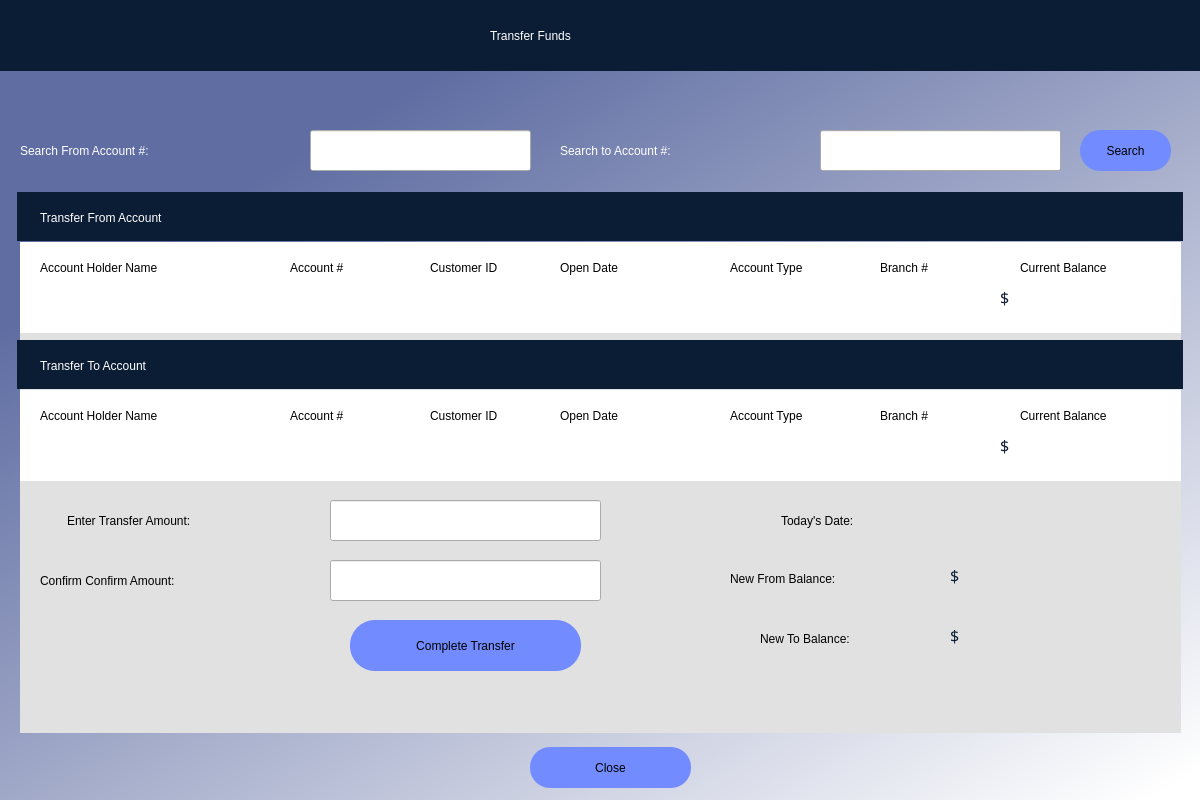
<?xml version="1.0" encoding="UTF-8"?>
<ui version="4.0">
 <class>Dialog</class>
 <widget class="QDialog" name="Dialog">
  <property name="geometry">
   <rect>
    <x>0</x>
    <y>0</y>
    <width>1200</width>
    <height>800</height>
   </rect>
  </property>
  <property name="windowTitle">
   <string>Rattler Bank Database</string>
  </property>
  <property name="windowIcon">
   <iconset>
    <normaloff>RB snake.png</normaloff>RB snake.png</iconset>
  </property>
  <property name="sizeGripEnabled">
   <bool>false</bool>
  </property>
  <widget class="QWidget" name="bgwidget" native="true">
   <property name="geometry">
    <rect>
     <x>0</x>
     <y>0</y>
     <width>1201</width>
     <height>800</height>
    </rect>
   </property>
   <property name="styleSheet">
    <string notr="true">QWidget#bgwidget{
background-color:qlineargradient(spread:pad, x1:0.242, y1:0.198727, x2:0.957, y2:1, stop:0 rgba(95, 109, 162, 255), stop:1 rgba(255, 255, 255, 255))}</string>
   </property>
   <widget class="QLabel" name="label_2">
    <property name="geometry">
     <rect>
      <x>10</x>
      <y>10</y>
      <width>321</width>
      <height>51</height>
     </rect>
    </property>
    <property name="text">
     <string/>
    </property>
    <property name="pixmap">
     <pixmap>RB3.png</pixmap>
    </property>
    <property name="scaledContents">
     <bool>true</bool>
    </property>
   </widget>
   <widget class="QLabel" name="label_6">
    <property name="geometry">
     <rect>
      <x>0</x>
      <y>0</y>
      <width>1201</width>
      <height>71</height>
     </rect>
    </property>
    <property name="styleSheet">
     <string notr="true">background-color: rgb(11, 29, 53);</string>
    </property>
    <property name="text">
     <string/>
    </property>
   </widget>
   <widget class="QLabel" name="employee_name">
    <property name="geometry">
     <rect>
      <x>10</x>
      <y>80</y>
      <width>241</width>
      <height>41</height>
     </rect>
    </property>
    <property name="styleSheet">
     <string notr="true">font: 12pt &quot;MS Shell Dlg 2&quot;;</string>
    </property>
    <property name="text">
     <string/>
    </property>
   </widget>
   <widget class="QLabel" name="fm_acct_summary_label">
    <property name="geometry">
     <rect>
      <x>40</x>
      <y>197</y>
      <width>411</width>
      <height>41</height>
     </rect>
    </property>
    <property name="styleSheet">
     <string notr="true">font: 12pt &quot;Heebo&quot;; color:rgb(255, 255, 255)
</string>
    </property>
    <property name="text">
     <string>Transfer From Account</string>
    </property>
   </widget>
   <widget class="QLabel" name="label_14">
    <property name="geometry">
     <rect>
      <x>17</x>
      <y>192</y>
      <width>1166</width>
      <height>49</height>
     </rect>
    </property>
    <property name="styleSheet">
     <string notr="true">background-color: rgb(11, 29, 53);</string>
    </property>
    <property name="text">
     <string/>
    </property>
   </widget>
   <widget class="QLabel" name="label_4">
    <property name="geometry">
     <rect>
      <x>20</x>
      <y>242</y>
      <width>1161</width>
      <height>491</height>
     </rect>
    </property>
    <property name="styleSheet">
     <string notr="true">background-color: rgb(225, 225, 225);</string>
    </property>
    <property name="text">
     <string/>
    </property>
   </widget>
   <widget class="QLabel" name="label_5">
    <property name="geometry">
     <rect>
      <x>20</x>
      <y>242</y>
      <width>1161</width>
      <height>91</height>
     </rect>
    </property>
    <property name="styleSheet">
     <string notr="true">background-color: rgb(255, 255, 255);</string>
    </property>
    <property name="text">
     <string/>
    </property>
   </widget>
   <widget class="QLabel" name="label_16">
    <property name="geometry">
     <rect>
      <x>40</x>
      <y>252</y>
      <width>201</width>
      <height>31</height>
     </rect>
    </property>
    <property name="styleSheet">
     <string notr="true">
font: 8pt &quot;Heebo&quot;;
</string>
    </property>
    <property name="text">
     <string>Account Holder Name</string>
    </property>
   </widget>
   <widget class="QLabel" name="label_17">
    <property name="geometry">
     <rect>
      <x>290</x>
      <y>252</y>
      <width>201</width>
      <height>31</height>
     </rect>
    </property>
    <property name="styleSheet">
     <string notr="true">
font: 8pt &quot;Heebo&quot;;
</string>
    </property>
    <property name="text">
     <string>Account #</string>
    </property>
   </widget>
   <widget class="QLabel" name="label_18">
    <property name="geometry">
     <rect>
      <x>880</x>
      <y>252</y>
      <width>91</width>
      <height>31</height>
     </rect>
    </property>
    <property name="styleSheet">
     <string notr="true">
font: 8pt &quot;Heebo&quot;;
</string>
    </property>
    <property name="text">
     <string>Branch #</string>
    </property>
   </widget>
   <widget class="QLabel" name="customer_name">
    <property name="geometry">
     <rect>
      <x>40</x>
      <y>282</y>
      <width>201</width>
      <height>31</height>
     </rect>
    </property>
    <property name="font">
     <font>
      <family>Heebo</family>
      <pointsize>12</pointsize>
      <weight>50</weight>
      <italic>false</italic>
      <bold>false</bold>
     </font>
    </property>
    <property name="styleSheet">
     <string notr="true">font: 12pt &quot;Heebo&quot;;
</string>
    </property>
    <property name="text">
     <string/>
    </property>
   </widget>
   <widget class="QLabel" name="account_num">
    <property name="geometry">
     <rect>
      <x>290</x>
      <y>282</y>
      <width>121</width>
      <height>31</height>
     </rect>
    </property>
    <property name="font">
     <font>
      <family>Heebo</family>
      <pointsize>12</pointsize>
      <weight>50</weight>
      <italic>false</italic>
      <bold>false</bold>
     </font>
    </property>
    <property name="styleSheet">
     <string notr="true">font: 12pt &quot;Heebo&quot;;
</string>
    </property>
    <property name="text">
     <string/>
    </property>
   </widget>
   <widget class="QLabel" name="branch_num">
    <property name="geometry">
     <rect>
      <x>880</x>
      <y>282</y>
      <width>91</width>
      <height>31</height>
     </rect>
    </property>
    <property name="font">
     <font>
      <family>Heebo</family>
      <pointsize>12</pointsize>
      <weight>50</weight>
      <italic>false</italic>
      <bold>false</bold>
     </font>
    </property>
    <property name="styleSheet">
     <string notr="true">font: 12pt &quot;Heebo&quot;;
</string>
    </property>
    <property name="text">
     <string/>
    </property>
   </widget>
   <widget class="QLabel" name="balance">
    <property name="geometry">
     <rect>
      <x>1020</x>
      <y>282</y>
      <width>151</width>
      <height>31</height>
     </rect>
    </property>
    <property name="font">
     <font>
      <family>Arial Black</family>
      <pointsize>12</pointsize>
      <weight>10</weight>
      <italic>false</italic>
      <bold>false</bold>
     </font>
    </property>
    <property name="styleSheet">
     <string notr="true">font: 87 12pt &quot;Arial Black&quot;;
color: rgb(11, 29, 53);</string>
    </property>
    <property name="text">
     <string/>
    </property>
   </widget>
   <widget class="QLabel" name="label_23">
    <property name="geometry">
     <rect>
      <x>1020</x>
      <y>252</y>
      <width>201</width>
      <height>31</height>
     </rect>
    </property>
    <property name="styleSheet">
     <string notr="true">
font: 8pt &quot;Heebo&quot;;
</string>
    </property>
    <property name="text">
     <string>Current Balance</string>
    </property>
   </widget>
   <widget class="QLabel" name="customer_ID">
    <property name="geometry">
     <rect>
      <x>430</x>
      <y>282</y>
      <width>101</width>
      <height>31</height>
     </rect>
    </property>
    <property name="font">
     <font>
      <family>Heebo</family>
      <pointsize>12</pointsize>
      <weight>50</weight>
      <italic>false</italic>
      <bold>false</bold>
     </font>
    </property>
    <property name="styleSheet">
     <string notr="true">font: 12pt &quot;Heebo&quot;;
</string>
    </property>
    <property name="text">
     <string/>
    </property>
   </widget>
   <widget class="QLabel" name="label_25">
    <property name="geometry">
     <rect>
      <x>430</x>
      <y>252</y>
      <width>111</width>
      <height>31</height>
     </rect>
    </property>
    <property name="styleSheet">
     <string notr="true">
font: 8pt &quot;Heebo&quot;;
</string>
    </property>
    <property name="text">
     <string>Customer ID</string>
    </property>
   </widget>
   <widget class="QLabel" name="account_type">
    <property name="geometry">
     <rect>
      <x>730</x>
      <y>282</y>
      <width>111</width>
      <height>31</height>
     </rect>
    </property>
    <property name="font">
     <font>
      <family>Heebo</family>
      <pointsize>12</pointsize>
      <weight>50</weight>
      <italic>false</italic>
      <bold>false</bold>
     </font>
    </property>
    <property name="styleSheet">
     <string notr="true">font: 12pt &quot;Heebo&quot;;
</string>
    </property>
    <property name="text">
     <string/>
    </property>
   </widget>
   <widget class="QLabel" name="label_27">
    <property name="geometry">
     <rect>
      <x>730</x>
      <y>252</y>
      <width>111</width>
      <height>31</height>
     </rect>
    </property>
    <property name="styleSheet">
     <string notr="true">
font: 8pt &quot;Heebo&quot;;
</string>
    </property>
    <property name="text">
     <string>Account Type</string>
    </property>
   </widget>
   <widget class="QLabel" name="label_28">
    <property name="geometry">
     <rect>
      <x>560</x>
      <y>252</y>
      <width>111</width>
      <height>31</height>
     </rect>
    </property>
    <property name="styleSheet">
     <string notr="true">
font: 8pt &quot;Heebo&quot;;
</string>
    </property>
    <property name="text">
     <string>Open Date</string>
    </property>
   </widget>
   <widget class="QLabel" name="open_date">
    <property name="geometry">
     <rect>
      <x>560</x>
      <y>282</y>
      <width>151</width>
      <height>31</height>
     </rect>
    </property>
    <property name="font">
     <font>
      <family>Heebo</family>
      <pointsize>12</pointsize>
      <weight>50</weight>
      <italic>false</italic>
      <bold>false</bold>
     </font>
    </property>
    <property name="styleSheet">
     <string notr="true">font: 12pt &quot;Heebo&quot;;
</string>
    </property>
    <property name="text">
     <string/>
    </property>
   </widget>
   <widget class="QLabel" name="enter_acct_num_from">
    <property name="geometry">
     <rect>
      <x>20</x>
      <y>130</y>
      <width>281</width>
      <height>41</height>
     </rect>
    </property>
    <property name="styleSheet">
     <string notr="true">font: 12pt &quot;Heebo&quot;; color:rgb(255, 255, 255)
</string>
    </property>
    <property name="text">
     <string>Search From Account #:</string>
    </property>
   </widget>
   <widget class="QLineEdit" name="from_search_field">
    <property name="geometry">
     <rect>
      <x>310</x>
      <y>130</y>
      <width>221</width>
      <height>41</height>
     </rect>
    </property>
    <property name="styleSheet">
     <string notr="true">QLineEdit:focus {
   border: 3px solid rgb(255, 217, 0);
}</string>
    </property>
   </widget>
   <widget class="QLabel" name="dollar1">
    <property name="geometry">
     <rect>
      <x>1000</x>
      <y>282</y>
      <width>21</width>
      <height>31</height>
     </rect>
    </property>
    <property name="font">
     <font>
      <family>Arial Black</family>
      <pointsize>12</pointsize>
      <weight>10</weight>
      <italic>false</italic>
      <bold>false</bold>
     </font>
    </property>
    <property name="styleSheet">
     <string notr="true">font: 87 12pt &quot;Arial Black&quot;;
color: rgb(11, 29, 53);</string>
    </property>
    <property name="text">
     <string>$</string>
    </property>
   </widget>
   <widget class="QPushButton" name="acct_search_button">
    <property name="geometry">
     <rect>
      <x>1080</x>
      <y>130</y>
      <width>91</width>
      <height>41</height>
     </rect>
    </property>
    <property name="styleSheet">
     <string notr="true">QPushButton {
    border-radius: 20px;
    background-color: rgb(114, 140, 255);
    font: 9pt &quot;Heebo&quot;;
}

QPushButton:hover {
    background-color: rgb(93, 205, 245);
}

QPushButton:pressed {
    background-color:rgb(53, 93, 255)
}</string>
    </property>
    <property name="text">
     <string>Search</string>
    </property>
   </widget>
   <widget class="QLabel" name="error">
    <property name="geometry">
     <rect>
      <x>300</x>
      <y>80</y>
      <width>501</width>
      <height>31</height>
     </rect>
    </property>
    <property name="styleSheet">
     <string notr="true">font: 8pt &quot;MS Shell Dlg 2&quot;; 
color: rgb(174, 0, 11);</string>
    </property>
    <property name="text">
     <string/>
    </property>
   </widget>
   <widget class="QPushButton" name="close_button">
    <property name="geometry">
     <rect>
      <x>530</x>
      <y>747</y>
      <width>161</width>
      <height>41</height>
     </rect>
    </property>
    <property name="styleSheet">
     <string notr="true">QPushButton {
    border-radius: 20px;
    background-color: rgb(114, 140, 255);
    font: 9pt &quot;Heebo&quot;;
}

QPushButton:hover {
    background-color: rgb(93, 205, 245);
}

QPushButton:pressed {
    background-color:rgb(53, 93, 255)
}</string>
    </property>
    <property name="text">
     <string>Close</string>
    </property>
   </widget>
   <widget class="QLabel" name="transfer_amt_label">
    <property name="geometry">
     <rect>
      <x>67</x>
      <y>500</y>
      <width>281</width>
      <height>41</height>
     </rect>
    </property>
    <property name="styleSheet">
     <string notr="true">font: 12pt &quot;Heebo&quot;; 
</string>
    </property>
    <property name="text">
     <string>Enter Transfer Amount:</string>
    </property>
   </widget>
   <widget class="QLineEdit" name="transfer_amt_field">
    <property name="geometry">
     <rect>
      <x>330</x>
      <y>500</y>
      <width>271</width>
      <height>41</height>
     </rect>
    </property>
    <property name="styleSheet">
     <string notr="true">QLineEdit:focus {
   border: 3px solid rgb(255, 217, 0);
}</string>
    </property>
   </widget>
   <widget class="QLabel" name="confirm_amt_label">
    <property name="geometry">
     <rect>
      <x>40</x>
      <y>560</y>
      <width>331</width>
      <height>41</height>
     </rect>
    </property>
    <property name="styleSheet">
     <string notr="true">font: 12pt &quot;Heebo&quot;; 
</string>
    </property>
    <property name="text">
     <string>Confirm Confirm Amount:</string>
    </property>
   </widget>
   <widget class="QLineEdit" name="confirm_transfer_amt_field">
    <property name="geometry">
     <rect>
      <x>330</x>
      <y>560</y>
      <width>271</width>
      <height>41</height>
     </rect>
    </property>
    <property name="styleSheet">
     <string notr="true">QLineEdit:focus {
   border: 3px solid rgb(255, 217, 0);
}</string>
    </property>
   </widget>
   <widget class="QPushButton" name="transfer_button">
    <property name="geometry">
     <rect>
      <x>350</x>
      <y>620</y>
      <width>231</width>
      <height>51</height>
     </rect>
    </property>
    <property name="styleSheet">
     <string notr="true">QPushButton {
    border-radius: 25px;
    background-color: rgb(114, 140, 255);
    font: 9pt &quot;Heebo&quot;;
}

QPushButton:hover {
    background-color: rgb(93, 205, 245);
}

QPushButton:pressed {
    background-color:rgb(53, 93, 255)
}</string>
    </property>
    <property name="text">
     <string>Complete Transfer</string>
    </property>
   </widget>
   <widget class="QLabel" name="enter_acct_num_4">
    <property name="geometry">
     <rect>
      <x>781</x>
      <y>500</y>
      <width>161</width>
      <height>41</height>
     </rect>
    </property>
    <property name="styleSheet">
     <string notr="true">font: 12pt &quot;Heebo&quot;; 
</string>
    </property>
    <property name="text">
     <string>Today's Date:</string>
    </property>
   </widget>
   <widget class="QLabel" name="todays_date">
    <property name="geometry">
     <rect>
      <x>930</x>
      <y>500</y>
      <width>241</width>
      <height>41</height>
     </rect>
    </property>
    <property name="styleSheet">
     <string notr="true">font: 12pt &quot;Heebo&quot;; 
</string>
    </property>
    <property name="text">
     <string/>
    </property>
   </widget>
   <widget class="QLabel" name="enter_acct_num_6">
    <property name="geometry">
     <rect>
      <x>730</x>
      <y>558</y>
      <width>211</width>
      <height>41</height>
     </rect>
    </property>
    <property name="styleSheet">
     <string notr="true">font: 12pt &quot;Heebo&quot;; 
</string>
    </property>
    <property name="text">
     <string>New From Balance:</string>
    </property>
   </widget>
   <widget class="QLabel" name="new_balance_from">
    <property name="geometry">
     <rect>
      <x>969</x>
      <y>560</y>
      <width>151</width>
      <height>31</height>
     </rect>
    </property>
    <property name="styleSheet">
     <string notr="true">font: 87 12pt &quot;Arial Black&quot;;
color: rgb(11, 29, 53);</string>
    </property>
    <property name="text">
     <string/>
    </property>
   </widget>
   <widget class="QLabel" name="dollar3">
    <property name="geometry">
     <rect>
      <x>950</x>
      <y>560</y>
      <width>21</width>
      <height>31</height>
     </rect>
    </property>
    <property name="font">
     <font>
      <family>Arial Black</family>
      <pointsize>12</pointsize>
      <weight>10</weight>
      <italic>false</italic>
      <bold>false</bold>
     </font>
    </property>
    <property name="styleSheet">
     <string notr="true">font: 87 12pt &quot;Arial Black&quot;;
color: rgb(11, 29, 53);</string>
    </property>
    <property name="text">
     <string>$</string>
    </property>
   </widget>
   <widget class="QLabel" name="error_2">
    <property name="geometry">
     <rect>
      <x>30</x>
      <y>680</y>
      <width>771</width>
      <height>31</height>
     </rect>
    </property>
    <property name="styleSheet">
     <string notr="true">font: 8pt &quot;MS Shell Dlg 2&quot;; 
color: rgb(190, 0, 0);</string>
    </property>
    <property name="text">
     <string/>
    </property>
   </widget>
   <widget class="QLabel" name="success_msg">
    <property name="geometry">
     <rect>
      <x>330</x>
      <y>680</y>
      <width>591</width>
      <height>31</height>
     </rect>
    </property>
    <property name="styleSheet">
     <string notr="true">font: 8pt &quot;MS Shell Dlg 2&quot;; 
color: rgb(0, 170, 0);</string>
    </property>
    <property name="text">
     <string/>
    </property>
   </widget>
   <widget class="QLabel" name="make_transfer_label">
    <property name="geometry">
     <rect>
      <x>490</x>
      <y>15</y>
      <width>411</width>
      <height>41</height>
     </rect>
    </property>
    <property name="styleSheet">
     <string notr="true">font: 75 16pt &quot;Gadugi&quot;; color:rgb(255, 255, 255)
</string>
    </property>
    <property name="text">
     <string>Transfer Funds</string>
    </property>
   </widget>
   <widget class="QLabel" name="label_19">
    <property name="geometry">
     <rect>
      <x>290</x>
      <y>400</y>
      <width>201</width>
      <height>31</height>
     </rect>
    </property>
    <property name="styleSheet">
     <string notr="true">
font: 8pt &quot;Heebo&quot;;
</string>
    </property>
    <property name="text">
     <string>Account #</string>
    </property>
   </widget>
   <widget class="QLabel" name="branch_num_2">
    <property name="geometry">
     <rect>
      <x>880</x>
      <y>430</y>
      <width>91</width>
      <height>31</height>
     </rect>
    </property>
    <property name="font">
     <font>
      <family>Heebo</family>
      <pointsize>12</pointsize>
      <weight>50</weight>
      <italic>false</italic>
      <bold>false</bold>
     </font>
    </property>
    <property name="styleSheet">
     <string notr="true">font: 12pt &quot;Heebo&quot;;
</string>
    </property>
    <property name="text">
     <string/>
    </property>
   </widget>
   <widget class="QLabel" name="account_num_2">
    <property name="geometry">
     <rect>
      <x>290</x>
      <y>430</y>
      <width>121</width>
      <height>31</height>
     </rect>
    </property>
    <property name="font">
     <font>
      <family>Heebo</family>
      <pointsize>12</pointsize>
      <weight>50</weight>
      <italic>false</italic>
      <bold>false</bold>
     </font>
    </property>
    <property name="styleSheet">
     <string notr="true">font: 12pt &quot;Heebo&quot;;
</string>
    </property>
    <property name="text">
     <string/>
    </property>
   </widget>
   <widget class="QLabel" name="label_15">
    <property name="geometry">
     <rect>
      <x>17</x>
      <y>340</y>
      <width>1166</width>
      <height>49</height>
     </rect>
    </property>
    <property name="styleSheet">
     <string notr="true">background-color: rgb(11, 29, 53);</string>
    </property>
    <property name="text">
     <string/>
    </property>
   </widget>
   <widget class="QLabel" name="balance_2">
    <property name="geometry">
     <rect>
      <x>1020</x>
      <y>430</y>
      <width>151</width>
      <height>31</height>
     </rect>
    </property>
    <property name="font">
     <font>
      <family>Arial Black</family>
      <pointsize>12</pointsize>
      <weight>10</weight>
      <italic>false</italic>
      <bold>false</bold>
     </font>
    </property>
    <property name="styleSheet">
     <string notr="true">font: 87 12pt &quot;Arial Black&quot;;
color: rgb(11, 29, 53);</string>
    </property>
    <property name="text">
     <string/>
    </property>
   </widget>
   <widget class="QLabel" name="dollar2">
    <property name="geometry">
     <rect>
      <x>1000</x>
      <y>430</y>
      <width>21</width>
      <height>31</height>
     </rect>
    </property>
    <property name="font">
     <font>
      <family>Arial Black</family>
      <pointsize>12</pointsize>
      <weight>10</weight>
      <italic>false</italic>
      <bold>false</bold>
     </font>
    </property>
    <property name="styleSheet">
     <string notr="true">font: 87 12pt &quot;Arial Black&quot;;
color: rgb(11, 29, 53);</string>
    </property>
    <property name="text">
     <string>$</string>
    </property>
   </widget>
   <widget class="QLabel" name="label_20">
    <property name="geometry">
     <rect>
      <x>880</x>
      <y>400</y>
      <width>91</width>
      <height>31</height>
     </rect>
    </property>
    <property name="styleSheet">
     <string notr="true">
font: 8pt &quot;Heebo&quot;;
</string>
    </property>
    <property name="text">
     <string>Branch #</string>
    </property>
   </widget>
   <widget class="QLabel" name="label_29">
    <property name="geometry">
     <rect>
      <x>560</x>
      <y>400</y>
      <width>111</width>
      <height>31</height>
     </rect>
    </property>
    <property name="styleSheet">
     <string notr="true">
font: 8pt &quot;Heebo&quot;;
</string>
    </property>
    <property name="text">
     <string>Open Date</string>
    </property>
   </widget>
   <widget class="QLabel" name="label_30">
    <property name="geometry">
     <rect>
      <x>730</x>
      <y>400</y>
      <width>111</width>
      <height>31</height>
     </rect>
    </property>
    <property name="styleSheet">
     <string notr="true">
font: 8pt &quot;Heebo&quot;;
</string>
    </property>
    <property name="text">
     <string>Account Type</string>
    </property>
   </widget>
   <widget class="QLabel" name="label_24">
    <property name="geometry">
     <rect>
      <x>1020</x>
      <y>400</y>
      <width>201</width>
      <height>31</height>
     </rect>
    </property>
    <property name="styleSheet">
     <string notr="true">
font: 8pt &quot;Heebo&quot;;
</string>
    </property>
    <property name="text">
     <string>Current Balance</string>
    </property>
   </widget>
   <widget class="QLabel" name="open_date_2">
    <property name="geometry">
     <rect>
      <x>560</x>
      <y>430</y>
      <width>151</width>
      <height>31</height>
     </rect>
    </property>
    <property name="font">
     <font>
      <family>Heebo</family>
      <pointsize>12</pointsize>
      <weight>50</weight>
      <italic>false</italic>
      <bold>false</bold>
     </font>
    </property>
    <property name="styleSheet">
     <string notr="true">font: 12pt &quot;Heebo&quot;;
</string>
    </property>
    <property name="text">
     <string/>
    </property>
   </widget>
   <widget class="QLabel" name="label_21">
    <property name="geometry">
     <rect>
      <x>40</x>
      <y>400</y>
      <width>201</width>
      <height>31</height>
     </rect>
    </property>
    <property name="styleSheet">
     <string notr="true">
font: 8pt &quot;Heebo&quot;;
</string>
    </property>
    <property name="text">
     <string>Account Holder Name</string>
    </property>
   </widget>
   <widget class="QLabel" name="customer_name_2">
    <property name="geometry">
     <rect>
      <x>40</x>
      <y>430</y>
      <width>201</width>
      <height>31</height>
     </rect>
    </property>
    <property name="font">
     <font>
      <family>Heebo</family>
      <pointsize>12</pointsize>
      <weight>50</weight>
      <italic>false</italic>
      <bold>false</bold>
     </font>
    </property>
    <property name="styleSheet">
     <string notr="true">font: 12pt &quot;Heebo&quot;;
</string>
    </property>
    <property name="text">
     <string/>
    </property>
   </widget>
   <widget class="QLabel" name="label_26">
    <property name="geometry">
     <rect>
      <x>430</x>
      <y>400</y>
      <width>111</width>
      <height>31</height>
     </rect>
    </property>
    <property name="styleSheet">
     <string notr="true">
font: 8pt &quot;Heebo&quot;;
</string>
    </property>
    <property name="text">
     <string>Customer ID</string>
    </property>
   </widget>
   <widget class="QLabel" name="to_acct_summary_label">
    <property name="geometry">
     <rect>
      <x>40</x>
      <y>345</y>
      <width>411</width>
      <height>41</height>
     </rect>
    </property>
    <property name="styleSheet">
     <string notr="true">font: 12pt &quot;Heebo&quot;; color:rgb(255, 255, 255)
</string>
    </property>
    <property name="text">
     <string>Transfer To Account</string>
    </property>
   </widget>
   <widget class="QLabel" name="label_7">
    <property name="geometry">
     <rect>
      <x>20</x>
      <y>390</y>
      <width>1161</width>
      <height>91</height>
     </rect>
    </property>
    <property name="styleSheet">
     <string notr="true">background-color: rgb(255, 255, 255);</string>
    </property>
    <property name="text">
     <string/>
    </property>
   </widget>
   <widget class="QLabel" name="customer_ID_2">
    <property name="geometry">
     <rect>
      <x>430</x>
      <y>430</y>
      <width>101</width>
      <height>31</height>
     </rect>
    </property>
    <property name="font">
     <font>
      <family>Heebo</family>
      <pointsize>12</pointsize>
      <weight>50</weight>
      <italic>false</italic>
      <bold>false</bold>
     </font>
    </property>
    <property name="styleSheet">
     <string notr="true">font: 12pt &quot;Heebo&quot;;
</string>
    </property>
    <property name="text">
     <string/>
    </property>
   </widget>
   <widget class="QLabel" name="account_type_2">
    <property name="geometry">
     <rect>
      <x>730</x>
      <y>430</y>
      <width>111</width>
      <height>31</height>
     </rect>
    </property>
    <property name="font">
     <font>
      <family>Heebo</family>
      <pointsize>12</pointsize>
      <weight>50</weight>
      <italic>false</italic>
      <bold>false</bold>
     </font>
    </property>
    <property name="styleSheet">
     <string notr="true">font: 12pt &quot;Heebo&quot;;
</string>
    </property>
    <property name="text">
     <string/>
    </property>
   </widget>
   <widget class="QLabel" name="enter_acct_num_to">
    <property name="geometry">
     <rect>
      <x>560</x>
      <y>130</y>
      <width>241</width>
      <height>41</height>
     </rect>
    </property>
    <property name="styleSheet">
     <string notr="true">font: 12pt &quot;Heebo&quot;; color:rgb(255, 255, 255)
</string>
    </property>
    <property name="text">
     <string>Search to Account #:</string>
    </property>
   </widget>
   <widget class="QLineEdit" name="to_search_field">
    <property name="geometry">
     <rect>
      <x>820</x>
      <y>130</y>
      <width>241</width>
      <height>41</height>
     </rect>
    </property>
    <property name="styleSheet">
     <string notr="true">QLineEdit:focus {
   border: 3px solid rgb(255, 217, 0);
}</string>
    </property>
   </widget>
   <widget class="QLabel" name="dollar4">
    <property name="geometry">
     <rect>
      <x>950</x>
      <y>620</y>
      <width>21</width>
      <height>31</height>
     </rect>
    </property>
    <property name="font">
     <font>
      <family>Arial Black</family>
      <pointsize>12</pointsize>
      <weight>10</weight>
      <italic>false</italic>
      <bold>false</bold>
     </font>
    </property>
    <property name="styleSheet">
     <string notr="true">font: 87 12pt &quot;Arial Black&quot;;
color: rgb(11, 29, 53);</string>
    </property>
    <property name="text">
     <string>$</string>
    </property>
   </widget>
   <widget class="QLabel" name="new_balance_to">
    <property name="geometry">
     <rect>
      <x>969</x>
      <y>620</y>
      <width>151</width>
      <height>31</height>
     </rect>
    </property>
    <property name="styleSheet">
     <string notr="true">font: 87 12pt &quot;Arial Black&quot;;
color: rgb(11, 29, 53);</string>
    </property>
    <property name="text">
     <string/>
    </property>
   </widget>
   <widget class="QLabel" name="enter_acct_num_7">
    <property name="geometry">
     <rect>
      <x>760</x>
      <y>618</y>
      <width>191</width>
      <height>41</height>
     </rect>
    </property>
    <property name="styleSheet">
     <string notr="true">font: 12pt &quot;Heebo&quot;; 
</string>
    </property>
    <property name="text">
     <string>New To Balance:</string>
    </property>
   </widget>
   <zorder>label_4</zorder>
   <zorder>label_6</zorder>
   <zorder>label_2</zorder>
   <zorder>employee_name</zorder>
   <zorder>label_14</zorder>
   <zorder>label_5</zorder>
   <zorder>label_16</zorder>
   <zorder>label_17</zorder>
   <zorder>label_18</zorder>
   <zorder>customer_name</zorder>
   <zorder>account_num</zorder>
   <zorder>branch_num</zorder>
   <zorder>balance</zorder>
   <zorder>label_23</zorder>
   <zorder>customer_ID</zorder>
   <zorder>label_25</zorder>
   <zorder>account_type</zorder>
   <zorder>label_27</zorder>
   <zorder>label_28</zorder>
   <zorder>open_date</zorder>
   <zorder>fm_acct_summary_label</zorder>
   <zorder>enter_acct_num_from</zorder>
   <zorder>from_search_field</zorder>
   <zorder>dollar1</zorder>
   <zorder>acct_search_button</zorder>
   <zorder>close_button</zorder>
   <zorder>transfer_amt_label</zorder>
   <zorder>transfer_amt_field</zorder>
   <zorder>confirm_amt_label</zorder>
   <zorder>confirm_transfer_amt_field</zorder>
   <zorder>transfer_button</zorder>
   <zorder>enter_acct_num_4</zorder>
   <zorder>todays_date</zorder>
   <zorder>enter_acct_num_6</zorder>
   <zorder>new_balance_from</zorder>
   <zorder>dollar3</zorder>
   <zorder>error_2</zorder>
   <zorder>make_transfer_label</zorder>
   <zorder>label_15</zorder>
   <zorder>to_acct_summary_label</zorder>
   <zorder>label_7</zorder>
   <zorder>label_24</zorder>
   <zorder>balance_2</zorder>
   <zorder>customer_name_2</zorder>
   <zorder>label_26</zorder>
   <zorder>dollar2</zorder>
   <zorder>account_type_2</zorder>
   <zorder>branch_num_2</zorder>
   <zorder>label_21</zorder>
   <zorder>account_num_2</zorder>
   <zorder>customer_ID_2</zorder>
   <zorder>label_30</zorder>
   <zorder>label_20</zorder>
   <zorder>label_29</zorder>
   <zorder>open_date_2</zorder>
   <zorder>label_19</zorder>
   <zorder>success_msg</zorder>
   <zorder>error</zorder>
   <zorder>enter_acct_num_to</zorder>
   <zorder>to_search_field</zorder>
   <zorder>dollar4</zorder>
   <zorder>new_balance_to</zorder>
   <zorder>enter_acct_num_7</zorder>
  </widget>
 </widget>
 <resources/>
 <connections/>
</ui>
